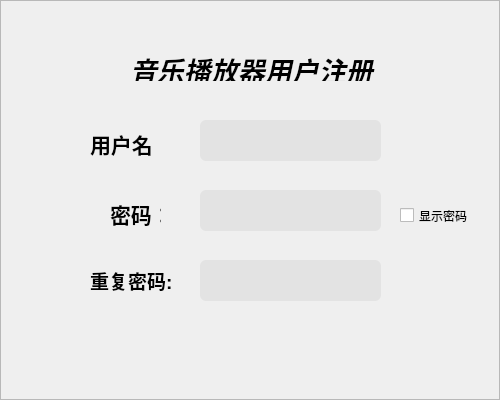
<?xml version="1.0" encoding="UTF-8"?>
<ui version="4.0">
 <class>Create</class>
 <widget class="QWidget" name="Create">
  <property name="geometry">
   <rect>
    <x>0</x>
    <y>0</y>
    <width>500</width>
    <height>400</height>
   </rect>
  </property>
  <property name="minimumSize">
   <size>
    <width>500</width>
    <height>400</height>
   </size>
  </property>
  <property name="maximumSize">
   <size>
    <width>500</width>
    <height>400</height>
   </size>
  </property>
  <property name="windowTitle">
   <string>Form</string>
  </property>
  <widget class="QFrame" name="frame">
   <property name="geometry">
    <rect>
     <x>0</x>
     <y>0</y>
     <width>500</width>
     <height>400</height>
    </rect>
   </property>
   <property name="minimumSize">
    <size>
     <width>500</width>
     <height>400</height>
    </size>
   </property>
   <property name="maximumSize">
    <size>
     <width>500</width>
     <height>400</height>
    </size>
   </property>
   <property name="styleSheet">
    <string notr="true">
QLabel{
color:white;
}
QLineEdit{
	border-radius:6px;
}

QPushButton:pressed
{
	background-color: rgb(248, 255, 110);
}</string>
   </property>
   <property name="frameShape">
    <enum>QFrame::StyledPanel</enum>
   </property>
   <property name="frameShadow">
    <enum>QFrame::Raised</enum>
   </property>
   <widget class="QLabel" name="label_3">
    <property name="geometry">
     <rect>
      <x>130</x>
      <y>50</y>
      <width>251</width>
      <height>31</height>
     </rect>
    </property>
    <property name="text">
     <string>&lt;html&gt;&lt;head/&gt;&lt;body&gt;&lt;p&gt;&lt;span style=&quot; font-size:20pt; font-weight:700; font-style:italic; color:#000000;&quot;&gt;音乐播放器用户注册&lt;/span&gt;&lt;/p&gt;&lt;/body&gt;&lt;/html&gt;</string>
    </property>
   </widget>
   <widget class="QPushButton" name="Create_2">
    <property name="geometry">
     <rect>
      <x>130</x>
      <y>320</y>
      <width>81</width>
      <height>51</height>
     </rect>
    </property>
    <property name="styleSheet">
     <string notr="true">image: url(:/image_/zhuce.png);</string>
    </property>
    <property name="text">
     <string/>
    </property>
    <property name="flat">
     <bool>true</bool>
    </property>
   </widget>
   <widget class="QCheckBox" name="checkBox">
    <property name="geometry">
     <rect>
      <x>400</x>
      <y>200</y>
      <width>81</width>
      <height>31</height>
     </rect>
    </property>
    <property name="text">
     <string>显示密码</string>
    </property>
   </widget>
   <widget class="QLabel" name="label_4">
    <property name="geometry">
     <rect>
      <x>90</x>
      <y>260</y>
      <width>81</width>
      <height>41</height>
     </rect>
    </property>
    <property name="text">
     <string>&lt;html&gt;&lt;head/&gt;&lt;body&gt;&lt;p&gt;&lt;span style=&quot; font-size:14pt; font-weight:700; color:#000000;&quot;&gt;重复密码:&lt;/span&gt;&lt;/p&gt;&lt;/body&gt;&lt;/html&gt;</string>
    </property>
   </widget>
   <widget class="QLineEdit" name="userName_2">
    <property name="geometry">
     <rect>
      <x>200</x>
      <y>260</y>
      <width>181</width>
      <height>41</height>
     </rect>
    </property>
    <property name="styleSheet">
     <string notr="true">background-color: rgb(227, 227, 227);</string>
    </property>
   </widget>
   <widget class="QLabel" name="label">
    <property name="geometry">
     <rect>
      <x>90</x>
      <y>120</y>
      <width>71</width>
      <height>49</height>
     </rect>
    </property>
    <property name="text">
     <string>&lt;html&gt;&lt;head/&gt;&lt;body&gt;&lt;p&gt;&lt;span style=&quot; font-size:16pt; font-weight:700; color:#000000;&quot;&gt;用户名：&lt;/span&gt;&lt;/p&gt;&lt;/body&gt;&lt;/html&gt;</string>
    </property>
   </widget>
   <widget class="QLineEdit" name="userID">
    <property name="geometry">
     <rect>
      <x>200</x>
      <y>120</y>
      <width>181</width>
      <height>41</height>
     </rect>
    </property>
    <property name="styleSheet">
     <string notr="true">background-color: rgb(227, 227, 227);</string>
    </property>
   </widget>
   <widget class="QLabel" name="label_2">
    <property name="geometry">
     <rect>
      <x>110</x>
      <y>190</y>
      <width>51</width>
      <height>49</height>
     </rect>
    </property>
    <property name="text">
     <string>&lt;html&gt;&lt;head/&gt;&lt;body&gt;&lt;p&gt;&lt;span style=&quot; font-size:16pt; font-weight:700; color:#000000;&quot;&gt;密码： &lt;/span&gt;&lt;/p&gt;&lt;/body&gt;&lt;/html&gt;</string>
    </property>
   </widget>
   <widget class="QLineEdit" name="userName">
    <property name="geometry">
     <rect>
      <x>200</x>
      <y>190</y>
      <width>181</width>
      <height>41</height>
     </rect>
    </property>
    <property name="styleSheet">
     <string notr="true">background-color: rgb(227, 227, 227);</string>
    </property>
   </widget>
   <widget class="QPushButton" name="pushButton">
    <property name="geometry">
     <rect>
      <x>310</x>
      <y>330</y>
      <width>41</width>
      <height>31</height>
     </rect>
    </property>
    <property name="styleSheet">
     <string notr="true">image: url(:/image_/creat_back.png);</string>
    </property>
    <property name="text">
     <string/>
    </property>
    <property name="flat">
     <bool>true</bool>
    </property>
   </widget>
  </widget>
 </widget>
 <resources/>
 <connections/>
</ui>
